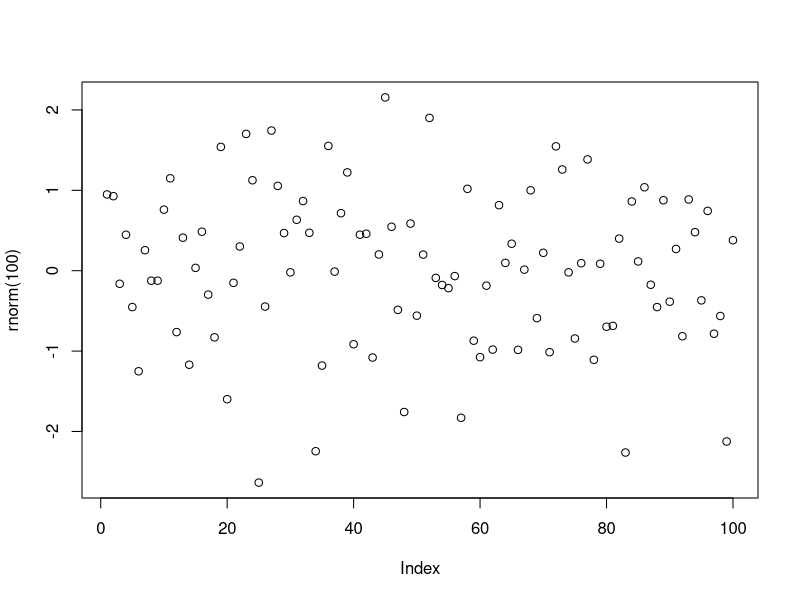

Here is the R script that generated this plot:
## ---- chunk 1
knitr::opts_chunk$set(
  collapse = TRUE,
  comment = "#>",
  fig.path = "man/figures/README-",
  out.width = "100%"
)
## ---- chunk 2
plot(rnorm(100))
